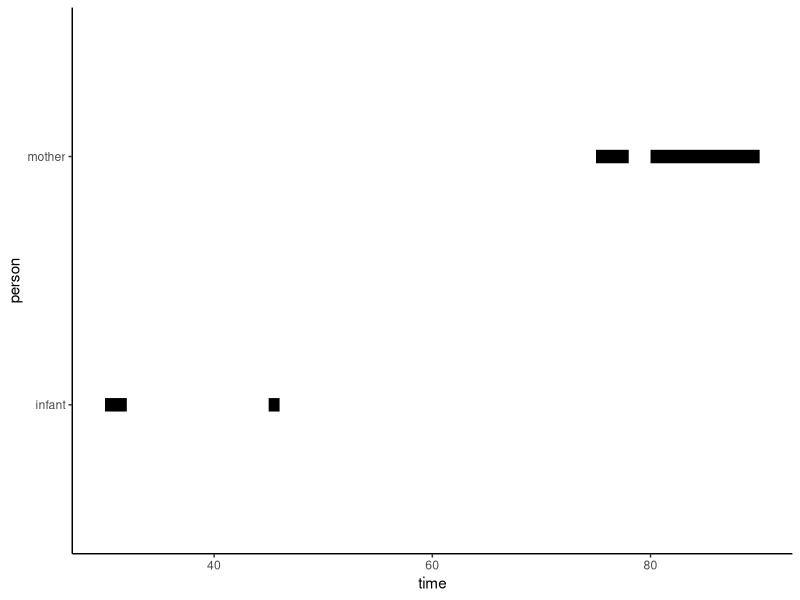
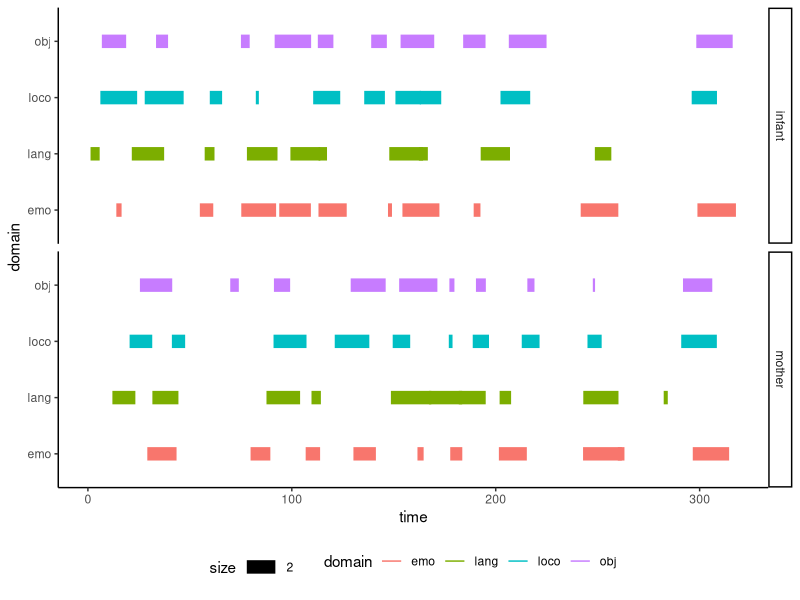

The R source for these figures, in order:
## ---- chunk 1
knitr::opts_chunk$set(echo = TRUE)

library(tidyverse)
## ---- chunk 2
onset <- c(30, 45, 75, 80)
offset <- c(32, 46, 78, 90)
person <- c('infant', 'infant', 'mother', 'mother')
# Grouping by bout.id allows line segments
bout <- c(1, 2, 3, 4)

sample.1 <- data.frame(bout, person, onset, offset)
## ---- chunk 3
sample.1 %>%
  gather(., key = event, value = time, onset, offset) %>%
  ggplot() +
  aes(x = time, y = person, group = bout) +
  geom_line(aes(size = 2)) +
  theme_classic() +
  theme(legend.position = "none")
## ---- chunk 4
onset.i <- sort(runif(n = 40, min = 1, max = 300))
onset.m <- sort(runif(n = 40, min = 1, max = 300))
offset.i <- onset.i + runif(n = 40, min = 1, max = 20)
offset.m <- onset.m + runif(n = 40, min = 1, max = 20)
onset <- c(onset.i, onset.m)
offset <- c(offset.i, offset.m)
person <- rep(c("infant", "mother"), each = 40)
bout <- 1:length(onset)
domain <- rep(c("lang", "loco", "obj", "emo"), 20)

sample.2 <- data.frame(person, domain, bout, onset, offset)
## ---- chunk 5
sample.2 %>%
  gather(., key = event, value = time, onset, offset) %>%
  ggplot() +
  aes(x = time, y = domain, group = bout, fill = domain) +
  geom_line(aes(size = 2, color = domain)) +
  facet_grid(person ~ .) +
  theme_classic() +
  theme(legend.position = "bottom")
  
## ---- chunk 6
sample.2 %>%
  knitr::kable(.)
